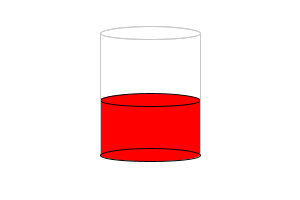
Frame 1 (no input)
Frame 60 (the mouse pressed at the canvas centre just before this capture): identical to frame 1, image omitted
Frame 120 (the mouse held since frame 60 and released just before this capture): identical to frame 1, image omitted

The Processing sketch that drew this single still picture (run headless with seeded random() and noise(); from frame 60 on, the mouse is pressed at the canvas centre):

// Processing sketch: processing_100994
// ── processing_100994.pde

float bx;
float by;
int boxSize = 75;
boolean overBox = false;
boolean locked = false;
float yOffset = 0.0;
String location = "";
 
void setup()
{
  size(300, 200);
  bx = width/2.0;
  by = height/2.0;
  rectMode(RADIUS); 
}
 
void draw()
{
  background(#FFFFFF);
   
 
  // Draw the fill rectangle
for (int i=1; i < by; i++) {
 
  if (by < (5*(height/6))) {
    if (by > (height/6)){
    fill(#FF0000);
  strokeWeight(1);
  stroke(#FF0000);
    rect(bx, 5.0*height/6, 50, (5*height/6)-by);
  }
 
  }
  if (by <= height/6 && (.8-((by-106)/520))/8*1000 >= 0) {
      fill(#FF0000);
  strokeWeight(1);
  stroke(#FF0000);
    rect(bx, 5.0*height/6, 50, 2*height/3);
  }
}
   fill(#FFFFFF);
   stroke(#FFFFFF);
   rect(0,height, width, ((height/6)+12));
    
      noFill();
  strokeWeight(1);
  stroke(#C9C9C9);
    ellipse(bx, height/6, 100, 12.5);
  fill(#FF0000);
  strokeWeight(1);
  stroke(0);
    stroke(5);
    if (by < height/6)
    {noStroke();
    strokeWeight(0);
    noFill();}
    ellipse(bx, by, 100, 12.5);
    
   strokeWeight(1);
   stroke(#C9C9C9);
   line(bx-50, (height/6), bx-50, 5*(height/6)-2.5);
   line(bx+50, (height/6), bx+50, 5*(height/6)-2.5);
    
     //draw the bottom
     
   fill(#FFFFFF);
   stroke(#FFFFFF);
   rect(0,height, width, ((height/6)+12));
   strokeWeight(1);
   stroke(5);
   fill(#FF0000);
   ellipse(bx, (5.0*(height/6))-10, 100.0, 12.5);
   noFill();
   strokeWeight(1);
   stroke(#C9C9C9);
   ellipse(bx, height/6, 100, 12.5);
    
 if (by <= height/6 && (.8-((by-106)/520))/8*1000 >= 0) {
      fill(#FF0000);
  strokeWeight(1);
  stroke(#FF0000);
    stroke(0);
    ellipse(bx, height/6, 100, 12.5);
  }
    
   } 
    

   
 
void mousePressed() {
    locked = true;
    fill(#FF0000);
  yOffset = mouseY-by;
 
}
 
void mouseDragged() {
  if(locked) {
    by = mouseY-yOffset;
  }
}
 
void mouseReleased() {
  locked = false;
 
 
}
